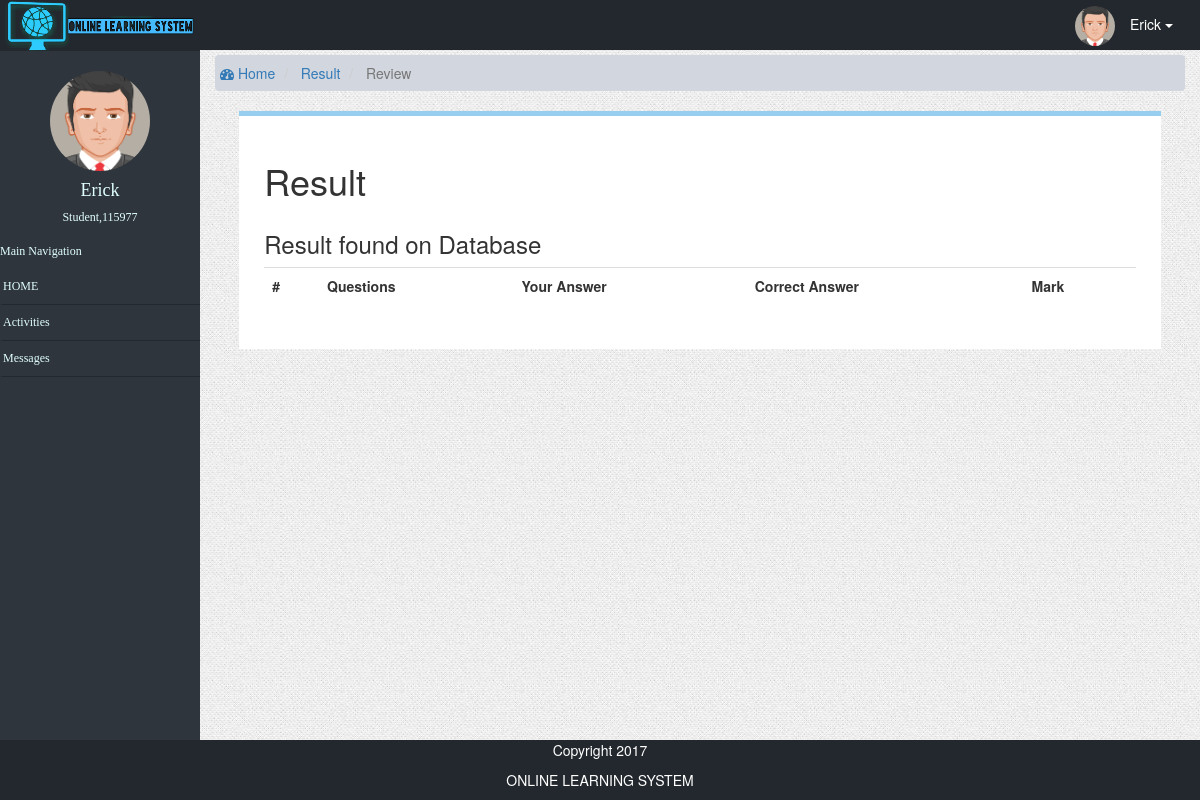
The page /student/Result.php?id=115977&cid=1623270086&ref=result2 (signed in) on the database as committed earlier.
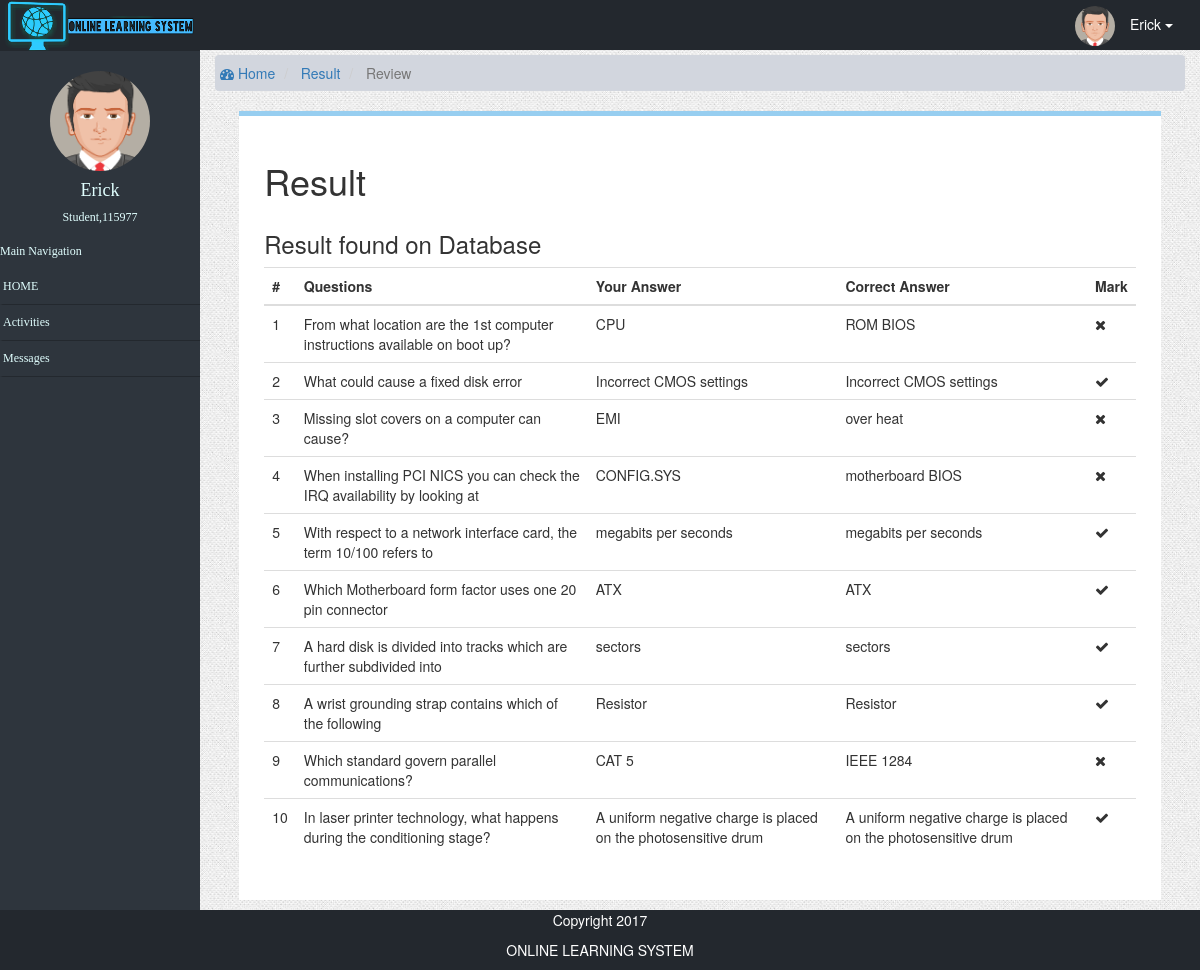
The same page on the database as committed later.
### tables this page shows
CREATE TABLE `result` (
  `student_answer` varchar(255) NOT NULL,
  `question_id` int(11) NOT NULL,
  `student_id` int(11) NOT NULL,
  `question_num` int(11) NOT NULL,
  `mark` varchar(255) NOT NULL,
  `id` int(11) NOT NULL,
  `create_id` int(11) NOT NULL
);

CREATE TABLE `questions` (
  `question` longtext NOT NULL,
  `option1` varchar(255) NOT NULL,
  `option2` varchar(255) NOT NULL,
  `option3` varchar(255) NOT NULL,
  `option4` varchar(255) NOT NULL,
  `answer` varchar(255) NOT NULL,
  `create_id` int(11) NOT NULL,
  `question_id` int(11) NOT NULL,
  `id` int(11) NOT NULL
);

### student/Result.php (the view, shortened to what this page needs)
<?php
function display_content(){
include('../db_config/database.php');
if ($_GET['ref']=="result2") {
	$cid = $_GET['cid'];
	$id = $_GET['id'];
	$sql = "SELECT * FROM questions q JOIN result r ON (q.question_id=r.question_id) Where r.create_id = $cid AND student_id = $id";
	$result = mysqli_query($connection,$sql);
	echo '
		<div class="content-wrapper">
    <section class="content-header">
      <ol class="breadcrumb">
        <li><a href="./?ref='.$_SESSION['username'].' "><i class="fa fa-dashboard"></i> Home</a></li>
        <li> <a href="Result.php?ref=result1&id='.$id.'"> Result</a></li>
         <li class="active"> Review</a></li>
      </ol>
    </section>
    </div>
		<div class="borderStudent">
			<section class="content-header">
      		<h1>Result</h1>
    			<section class = "content">
    				<div class="row">
            			<section class="col-lg-12">
              				<div class="box box-info">
                				<div class="box-header">
                                    <h3 class="box-title">Result found on Database</h3>
                				</div>
                				<div class="box-body">
				            		<table class="table">
				             			<tbody>
											<tr>
												<th>#</th>
												<th>Questions</th>
												<th>Your Answer</th>
												<th>Correct Answer</th>
												<th>Mark</th>
											</tr>
										</tbody>
					                    <tbody>
';
										if ($result->num_rows > 0) {
										$num =1 ;
											while($row = $result->fetch_assoc()) {
echo '
											<tr>
												<td>'.$num.'</td>
												<td>'.$row['question'].'</td>
												<td>'.$row['student_answer'].'</td>
												<td>'.$row['answer'].'</td>
												<td>';
													if ($row['mark']=='Correct') {
														echo '<i class="fa fa-check" aria-hidden="true"></i>';
													}else{
														echo '<i class="fa fa-times" aria-hidden="true"></i>';
													}
echo '
												</td>
											</tr>
';
												$num++;
											}
										}
echo '   								</tbody>
	                  				</table>
								</div>
              				</div>
            			</section>
          			</div>
        		</section>
      		</section>
    	</div>
';
}
}
  	require_once('studenttemplate.php');
?>

Rows that differ between the two databases and show on the page:
added result: questions.question "From what location are the 1st computer instructions available on boot up?", student_answer "CPU", questions.answer "ROM BIOS", mark "Wrong" (drawn)
added result: questions.question "What could cause a fixed disk error", student_answer "Incorrect CMOS settings", questions.answer "Incorrect CMOS settings", mark "Correct" (drawn)
added result: questions.question "Missing slot covers on a computer can cause?", student_answer "EMI", questions.answer "over heat", mark "Wrong" (drawn)
added result: questions.question "When installing PCI NICS you can check the IRQ availability by looking at", student_answer "CONFIG.SYS", questions.answer "motherboard BIOS", mark "Wrong" (drawn)
added result: questions.question "With respect to a network interface card, the term 10/100 refers to", student_answer "megabits per seconds", questions.answer "megabits per seconds", mark "Correct" (drawn)
added result: questions.question "Which Motherboard form factor uses one 20 pin connector", student_answer "ATX", questions.answer "ATX", mark "Correct" (drawn)
added result: questions.question "A hard disk is divided into tracks which are further subdivided into", student_answer "sectors", questions.answer "sectors", mark "Correct" (drawn)
added result: questions.question "A wrist grounding strap contains which of the following", student_answer "Resistor", questions.answer "Resistor", mark "Correct" (drawn)
added result: questions.question "Which standard govern parallel communications?", student_answer "CAT 5", questions.answer "IEEE 1284", mark "Wrong" (drawn)
added result: questions.question "In laser printer technology, what happens during the conditioning stage?", student_answer "A uniform negative charge is placed on the photosensitive drum", questions.answer "A uniform negative charge is placed on the photosensitive drum", mark "Correct" (drawn)
